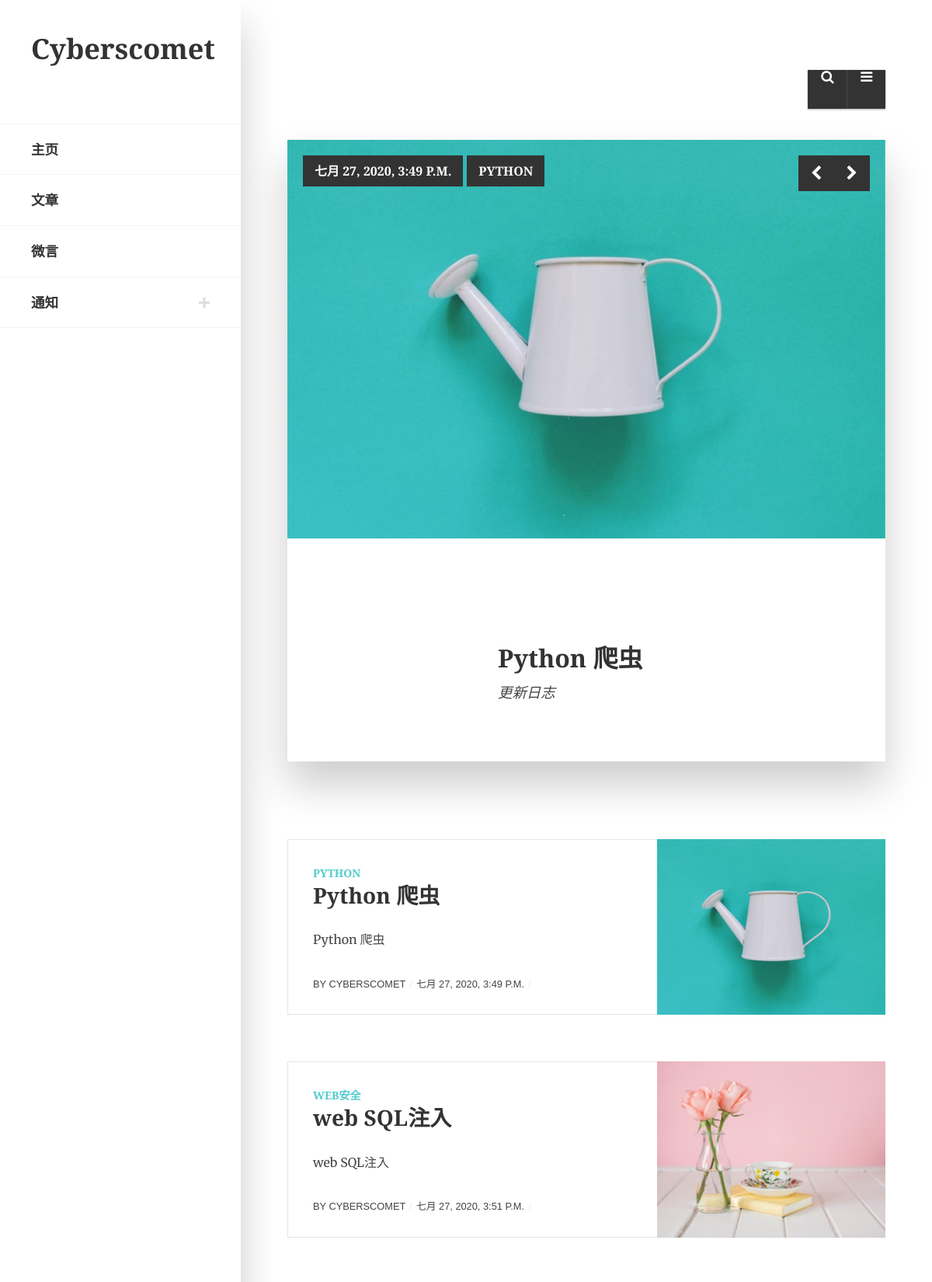
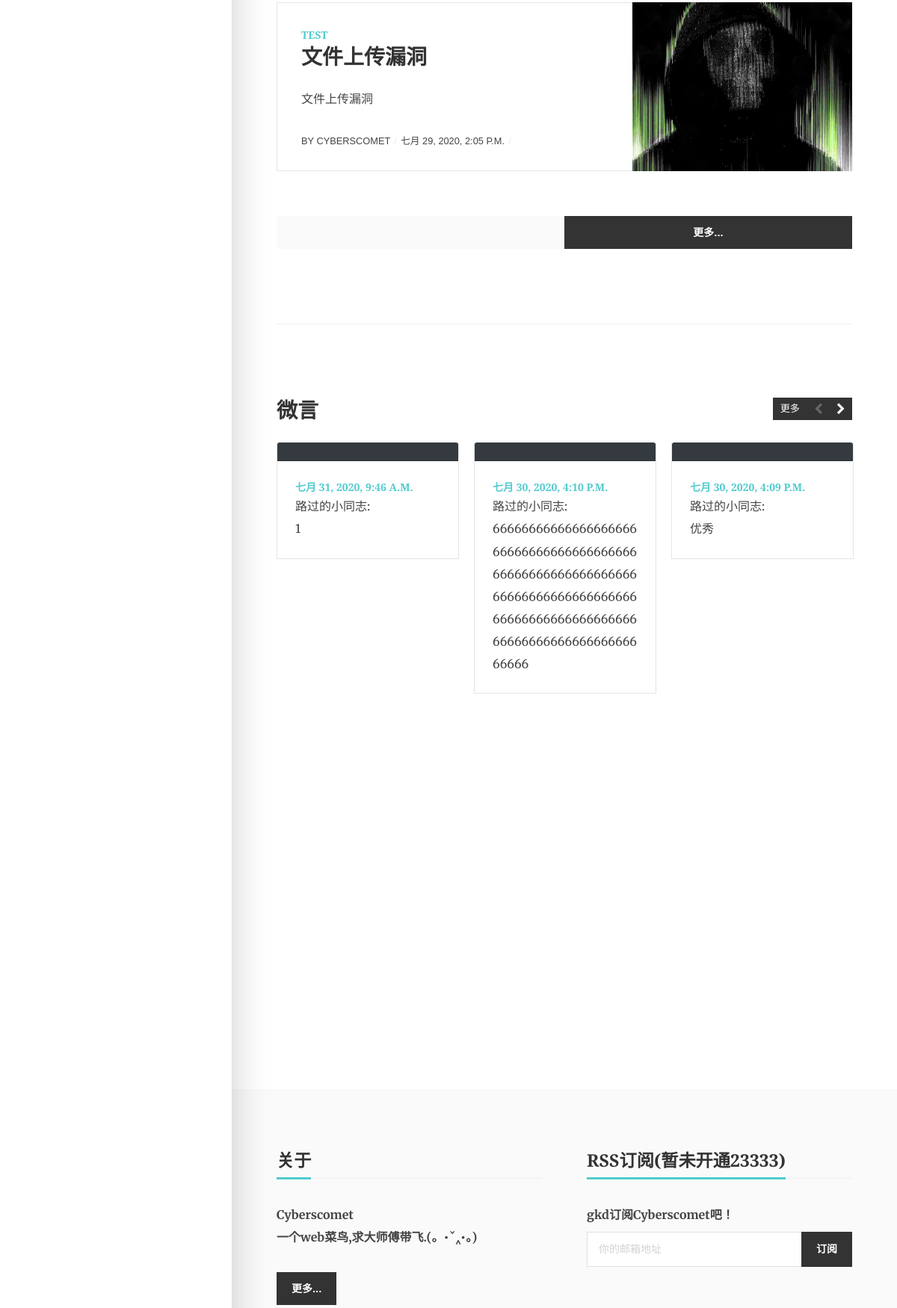
The app's page /index/ (upper part) with its own data (2 pictures, top to bottom).
### apps/CybersCometBlog/models.py (models this page shows, shortened)
class Article(models.Model):
    title = models.CharField(max_length=100, verbose_name='标题')
    author = models.CharField(max_length=50, verbose_name='作者')
    description = models.CharField(max_length=200, verbose_name='摘要')
    thumbnail = models.URLField(verbose_name='链接')
    main_photo_link = models.CharField(max_length=200, verbose_name='主图片地址', default='None')
    content = MDTextField(verbose_name='内容')
    category = models.ForeignKey(Category, on_delete=models.SET_NULL, null=True, verbose_name='分类')
    tag = models.ManyToManyField(Tag, verbose_name='标签', blank=True)
    comment = models.ManyToManyField(Comment, verbose_name='评论', blank=True)
    publish_time = models.DateTimeField(auto_now_add=True, verbose_name='发布时间')
    show_on_index_or_not = models.BooleanField(default=False, verbose_name='是否在首页显示')
    show_on_top_index_or_not = models.BooleanField(default=False, verbose_name='是否在轮播显示')
    class Meta:
        verbose_name = '文章'
        verbose_name_plural = verbose_name

class Category(models.Model):
    name = models.CharField(max_length=100, verbose_name='分类名')
    create_time = models.DateTimeField(auto_now_add=True, verbose_name='创建时间')
    class Meta:
        verbose_name = '分类'
        verbose_name_plural = verbose_name
    def __str__(self):
        return self.name

class Message(models.Model):
    name = models.CharField(max_length=50, verbose_name='发布者姓名', default='路过的小同志')
    email = models.EmailField(max_length=40, default='example@xxx.com', verbose_name='邮箱地址')
    phone = models.CharField(max_length=20, default='10086', verbose_name='电话号码')
    content = models.TextField(max_length=150, verbose_name='内容')
    publish_time = models.DateTimeField(auto_now_add=True, verbose_name='发布时间')
    show_on_index_or_not = models.BooleanField(default=True, verbose_name='是否在首页显示')
    class Meta:
        verbose_name = '微言'
        verbose_name_plural = verbose_name

### apps/CybersCometBlog/tracking_view.py (the view)
    def wrapper(request, *args, **kwargs):
        tacking_info(request)
        return func(request, *args, **kwargs)

### apps/CybersCometBlog/tracking_view.py (called while the page is built)
def user_tracking(func):
    def wrapper(request, *args, **kwargs):
        tacking_info(request)
        return func(request, *args, **kwargs)
    return wrapper

def tacking_info(request):
    update_visit_number()
    update_user_ip(request)
    update_day_visit_number()

def update_visit_number():
    count_nums = VisitNumber.objects.filter(id=1)
    if count_nums:
        count_nums = count_nums[0]
        count_nums.count = F('count') + 1
    else:
        count_nums = VisitNumber()
        count_nums.count = 1
    count_nums.save()

def update_user_ip(request):
    if 'HTTP_X_FORWARDED_FOR' in request.META:  # 获取 ip
        client_ip = request.META['HTTP_X_FORWARDED_FOR']
        client_ip = client_ip.split(",")[0]  # 所以这里是真实的 ip
    else:
        client_ip = request.META['REMOTE_ADDR']  # 这里获得代理 ip
    userIP_item = UserIP.objects.create()
    userIP_item.ip_address = client_ip
    userIP_item.ip_location = "TBA"
    userIP_item.end_point = request.path
    userIP_item.day = timezone.now().date()
    userIP_item.save()

def update_day_visit_number():
    date = timezone.now().date()
    today = DayNumber.objects.filter(day=date)
    if today:
        temp = today[0]
        temp.count += 1
    else:
        temp = DayNumber()
        temp.dayTime = date
        temp.count = 1
    temp.save()

### apps/CybersCometBlog/views.py (called while the page is built)
@user_tracking
def index(request):
    try:
        top_index_articles = Article.objects.filter(show_on_top_index_or_not=1)
        index_articles = Article.objects.filter(show_on_index_or_not=1)
        notices = Notice.objects.filter(show_on_index_or_not=1)[:1]
        order_articles = Article.objects.order_by('-publish_time')[:5]
        categories = Category.objects.filter()
        tags = Tag.objects.filter()
        messages = Message.objects.filter(show_on_index_or_not=1).order_by('-publish_time')
    except:
        return HttpResponse('首页没有article展示...请检查设置')
    return render(request, 'index.html', locals())

### static/templates/index.html (shortened to what this page needs)
﻿{% load static %}
<!DOCTYPE html>
<html lang="en-US">
<head>
    <link href="{% static 'src/css/bootstrap.min.css' %}" rel="stylesheet" type="text/css">
    <link href="{% static 'src/css/fontawesome.css' %}" rel="stylesheet" type="text/css">
    <link href="{% static 'src/css/slick.css' %}" rel="stylesheet" type="text/css">
    <link href="{% static 'src/css/style.css' %}" rel="stylesheet" type="text/css">
</head>
<body>
<div id="eskimo-site-wrapper">
    <main id="eskimo-main-container">
        <div class="container">
            <div id="eskimo-sidebar">
                <div id="eskimo-sidebar-wrapper" class="d-flex align-items-start flex-column h-100 w-100">
                    <div id="eskimo-logo-cell" class="w-100">
                        <a class="eskimo-logo-link" href="index.html">
                            <h1>Cyberscomet</h1>
                        </a>
                    </div>
                    <div id="eskimo-sidebar-cell" class="w-100">
                        <nav id="eskimo-main-menu" class="menu-main-menu-container">
                            <ul class="eskimo-menu-ul">
                                <li><a href="/index">主页</a></li>
                                <li><a href="/article_list/1">文章</a></li>
                                <li><a href="/about">微言</a></li>
                                <li><a href="#">通知</a>
                                </li>
                            </ul>
                        </nav>
                    </div>
                </div>
            </div>
            <ul class="eskimo-top-icons">
                <li id="eskimo-panel-icon">
                    <a href="#eskimo-panel" class="eskimo-panel-open"><i class="fa fa-bars"></i></a>
                </li>
                <li id="eskimo-search-icon">
                    <a id="eskimo-open-search" href=""><i class="fa fa-search"></i></a>
                </li>
            </ul>
            <div class="clearfix"></div>
            <div class="eskimo-carousel-container eskimo-bg-loader">
                <div id="eskimo-post-slider" class="eskimo-slider">
                    {% for top_index_article in top_index_articles %}
                        <div>
                            <a class="eskimo-slider-img" href="/article_detail/{{ top_index_article.id }}"></a>
                            <ul class="eskimo-slider-image-meta eskimo-image-meta-post">
                                <li><a href="/article_detail/{{ top_index_article.id }}"><span
                                        class="badge badge-default">{{ top_index_article.publish_time }}</span></a>
                                </li>
                                <li><a href="/article_detail/{{ top_index_article.id }}"><span
                                        class="badge badge-default">{{ top_index_article.category }}</span></a>
                                </li>
                            </ul>
                            <img src="{{ top_index_article.main_photo_link }}" alt="{{ top_index_article.title }}"/>
                            <div class="eskimo-slider-desc">
                                <div class="eskimo-slider-desc-inner">
                                    <h2 class="card-title">{{ top_index_article.title }}</h2>
                                    <p>{{ top_index_article.description }}</p>
                                </div>
                            </div>
                        </div>
                    {% endfor %}
                </div>
            </div>
            {% for index_article in index_articles %}
                <div class="card card-horizontal">
                    <div class="card-body">
                        <div class="card-horizontal-left">
                            <div class="card-category">
                                <a href="/article_detail/{{ index_article.id }}">{{ index_article.category }}</a></div>
                            <h3 class="card-title"><a
                                    href="/article_detail/{{ index_article.id }}">{{ index_article.title }}</a></h3>
                            <div class="card-excerpt">
                                <p>{{ index_article.title }}</p>
                            </div>
                            <div class="card-horizontal-meta">
                                <div class="eskimo-author-meta">
                                    By <a class="author-meta"
                                          href="/article_detail/{{ index_article.id }}">{{ index_article.author }}</a>
                                </div>
                                <div class="eskimo-date-meta">
                                    <a href="/article_detail/{{ index_article.id }}">{{ index_article.publish_time }}</a>
                                </div>
                            </div>
                        </div>
                        <div class="card-horizontal-right" data-img="{{ index_article.main_photo_link }}">
                            <a class="card-featured-img" href="/article_detail/{{ index_article.id }}"></a>
                        </div>
                    </div>
                </div>
            {% endfor %}
            <div class="eskimo-view-more">
                <a class="btn btn-default" href="/article_list/1">更多...</a>
            </div>
            <hr class="section-divider"/>
            <div class="eskimo-widget-title">
                <h3 class="eskimo-carousel-title"><span>微言</span></h3>
            </div>
            <div class="eskimo-carousel-container">
                <div class="eskimo-carousel-view-more">
                    <a href="/about">更多</a>
                </div>
                <div id="eskimo-post-carousel" class="eskimo-carousel">
                    {% for message in messages %}
                        <div>
                            <div class="card-masonry card-small">
                                <div class="card">
                                    <div class="card-border">
                                        <div class="card-header bg-dark">
                                        </div>
                                        <div class="card-body">
                                            <div class="card-category">
                                                <a href="">{{ message.publish_time }}</a>
                                            </div>
                                            <p>{{ message.name }}:<br>{{ message.content }}</p>
                                        </div>
                                    </div>
                                </div>
                            </div>
                        </div>
                    {% endfor %}
                </div>
            </div>
        </div>
    </main>
    <footer id="eskimo-footer">
        <div class="container">
            <div class="row eskimo-footer-wrapper">
                <div class="col-12 col-lg-6 mb-4 mb-lg-0">
                    <h5 class="eskimo-title-with-border"><span>关于</span></h5>
                    <p><strong>Cyberscomet</strong><br><strong>一个web菜鸟,求大师傅带飞.(。•ˇ‸•。)</strong><br></p>
                    <p><a href="/about" class="btn btn-default">更多...</a></p>
                </div>
                <div class="col-12 col-lg-6">
                    <h5 class="eskimo-title-with-border"><span>RSS订阅(暂未开通23333)</span></h5>
                    <form method="post" action="/index">
                        <label><strong>gkd订阅Cyberscomet吧！</strong></label>
                        <div class="input-group">
                            <input type="email" class="form-control" name="EMAIL" placeholder="你的邮箱地址"
                                   required/>
                            <div class="input-group-append">
                                <input type="submit" value="订阅" class="btn btn-default"/>
                            </div>
                        </div>
                    </form>
                </div>
            </div>
        </div>
    </footer>
</div>
</body>
</html>

### records on screen
Article: publish_time "七月 27, 2020, 3:49 P.M.", category "PYTHON", main_photo_link (picture), title "Python 爬虫", description "更新日志", author "CYBERSCOMET", shows a picture
Article: category "WEB安全", title "web SQL注入", author "CYBERSCOMET", publish_time "七月 27, 2020, 3:51 P.M.", shows a picture
Article: category "TEST", title "文件上传漏洞", author "CYBERSCOMET", publish_time "七月 29, 2020, 2:05 P.M.", shows a picture
Message: publish_time "七月 31, 2020, 9:46 A.M.", name "路过的小同志", content "1"
Message: publish_time "七月 30, 2020, 4:10 P.M.", name "路过的小同志", content "66666666666666666666666666666666666666666666666666666666666666666666666666666666666666666666666666666666666666666666666666666"
Message: publish_time "七月 30, 2020, 4:09 P.M.", name "路过的小同志", content "优秀"
